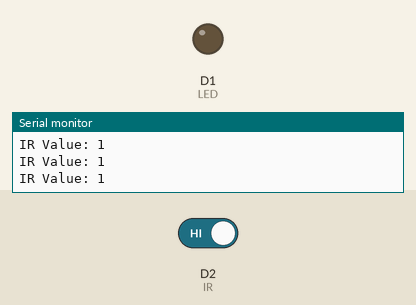
The sketch below on a simulated ESP8266 (NodeMCU). Parts: output pins drawn as LEDs (lit = HIGH), the last lines printed to the serial monitor. Inputs (shaded band) come from the test bench; at power-on: D2 (IR) HIGH. WiFi joins after 1.5 s; servers stay silent unless stated.

Above: at 2.6 s.
2.7 s: D2 (IR) driven LOW
At 3.5 s:
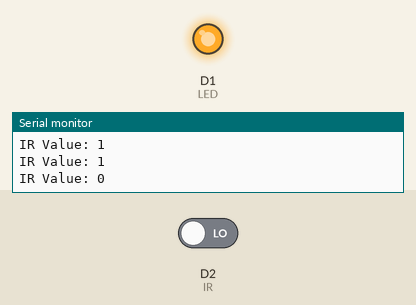
4.5 s: D2 (IR) driven HIGH
At 5.8 s:
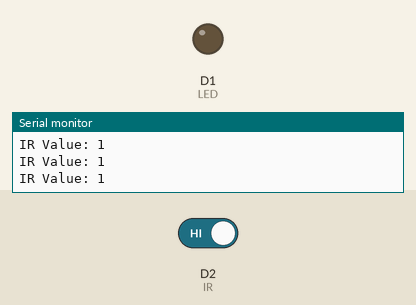
Timing chart, 0 to 7.5 s (numbered marks = the images above; inputs shaded):
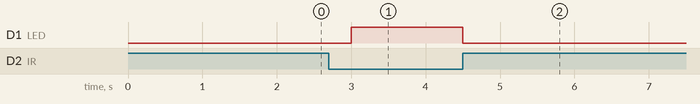

The sketch:

ledirbuzzer.ino
```cpp
#define BLYNK_TEMPLATE_ID "TMPL3r0nGpxLa"
#define BLYNK_TEMPLATE_NAME "Parking System"
#define BLYNK_AUTH_TOKEN "W3XBqvz8OTgcwKPbSHDFWOULQ60Dh4XJ"
#include <ESP8266WiFi.h>
#include <BlynkSimpleEsp8266.h>

char ssid[] = "Airtel_Kishore mahal";
char pass[] = "nhibtana";

#define IR D2
#define LED D1

BlynkTimer timer;

// Sensor function
void checkSensor() {
  int value = digitalRead(IR);

  Serial.print("IR Value: ");
  Serial.println(value);

  if (value == 0) {
    digitalWrite(LED, HIGH);
    Blynk.virtualWrite(V0, 1);
  } else {
    digitalWrite(LED, LOW);
    Blynk.virtualWrite(V0, 0);
  }
}

void setup() {
  Serial.begin(9600);

  pinMode(IR, INPUT);
  pinMode(LED, OUTPUT);

  digitalWrite(LED, LOW);

  WiFi.begin(ssid, pass);

  timer.setInterval(500L, checkSensor);
}

void loop() {
  // try connecting Blynk safely
  if (WiFi.status() == WL_CONNECTED) {
    if (!Blynk.connected()) {
      Blynk.config(BLYNK_AUTH_TOKEN);
      Blynk.connect();
    }
    Blynk.run();
  }

  timer.run();
}
```

Measured:
- after the input at 2.7 s, D1 (LED): LOW → HIGH after 0.30 s
- after the input at 4.5 s, D1 (LED): HIGH → LOW at once
